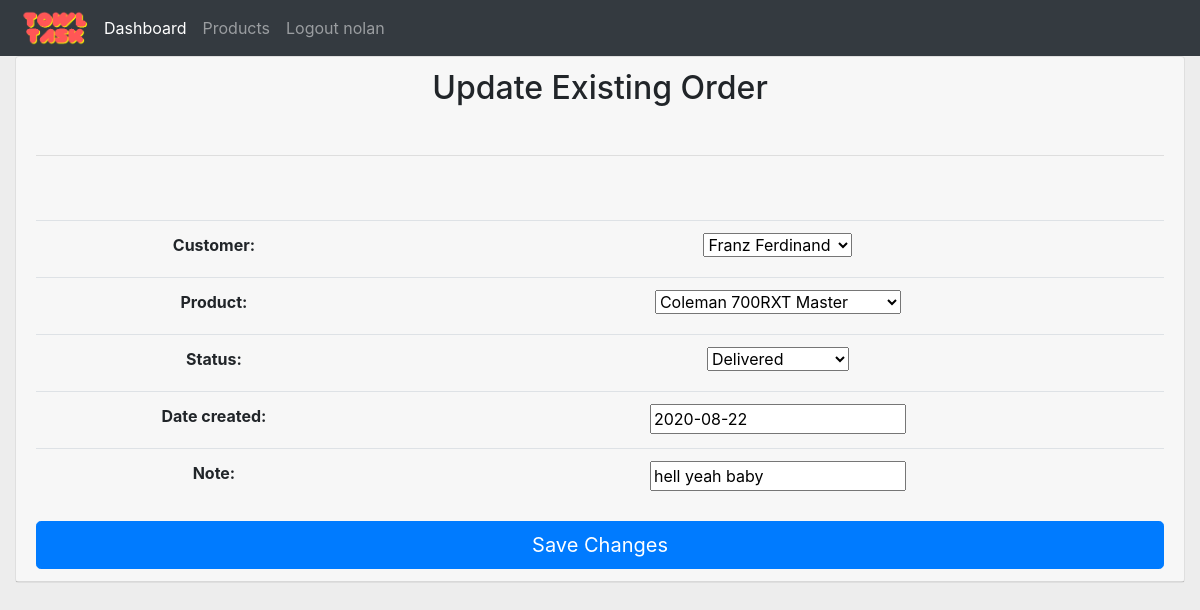
/updateorder/16/ (signed in), run on the app's committed database.
### accounts/models.py (models this page shows, shortened)
class Order(models.Model):
    STATUS = (
    ('Pending', 'Pending'),
    ('Order Delivered', 'Order Delivered'),
    ('Delivered', 'Delivered'),
    )
    customer = models.ForeignKey(Customer, null=True, on_delete= models.SET_NULL) #creates a one to many relationship between customer in Order and the Customer class and all its attributes
    product = models.ForeignKey(Product, null=True, on_delete= models.SET_NULL)
    status = models.CharField(max_length = 200, null = True, choices = STATUS)
    date_created = models.DateField(default=timezone.now, null = True)
    note = models.CharField(max_length=1000, null=True)

### accounts/views.py (the view)
# urls.py: path('updateorder/<str:pk>/', views.updateorder, name='updateorder' ),
@login_required(login_url='/login')
def updateorder(request, pk):
    order = Order.objects.get(id=pk)
    form = OrderForm(instance = order)      #prefills the form with the stuff to the specific order id
    if request.method == 'POST':           #same save function as above
        form = OrderForm(request.POST, instance= order)  #again saves that specific instance instead of making a new one.
        if form.is_valid():
            form.save()
            return redirect('/')
    context={
    'form': form,
    }
    return render(request, 'accounts/updateorderform.html', context)

### accounts/forms.py
class OrderForm(ModelForm):  #this is how you create a form in django for use in views.  use ModelForm as an argument as per the docs
    class Meta:             #this meta class refers to the model that you want to make a form from. you're going to be entering objects referring to th emodel. see docs
        model = Order           #define which model you're using
        fields = '__all__'      #define which fields from the model you're using. in this case all.

### accounts/models.py (called while the page is built)
    def __str__(self):
        return self.name   #returns the customer name in the admin page instead of bullshit

    def __str__(self):
        return self.name

### accounts/templates/accounts/updateorderform.html
{% extends 'accounts/main.html' %}
{% load static %}
{% block content%}
<div class="card" style="width: device-width">
  <div class="card-header text-center">
    <h2> Update Existing Order </h2>
    <form action="" method="POST"> {% csrf_token %}
        <br>
        <hr>
        <br>
        <br>
        <table class="table text-center">
          <tr>{{form}}</tr>
        </table>
      <button type="submit" class="btn btn-primary btn-lg btn-block">Save Changes</button>
    </form>
</div>
{% endblock %}

### accounts/templates/accounts/navbar.html (shortened to what this page needs)
{% load static %}
<nav class="navbar navbar-expand-lg navbar-fixed-top navbar-dark bg-dark">
  <img src = "{% static '/images/logo.png' %}" class = "img-fluid" alt="Responsive image" height = "20px" width = "80">
  <div class="collapse navbar-collapse" id="navbarNav">
    <ul class="navbar-nav">
      <li class="nav-item active">
        <a class="nav-link" href="{% url 'home' %}">Dashboard</a>
      </li>
      <li class="nav-item">
        <a class="nav-link" href="{% url 'products' %}">Products</a>
      </li>
      <li class="nav-item">
        <a class="nav-link" href="{% url 'logout' %}">Logout {{request.user}}</a>
      </li>
    </ul>
  </div>
</nav>

### static/css/main.css (style rules this page uses)
body { background-color: #EDEDED; }

### data on the page
Order: customer "Franz Ferdinand", product "Coleman 700RXT Master", status "Delivered", date_created "2020-08-22", note "hell yeah baby"

### other printed values
{{ request.user }} "nolan"
